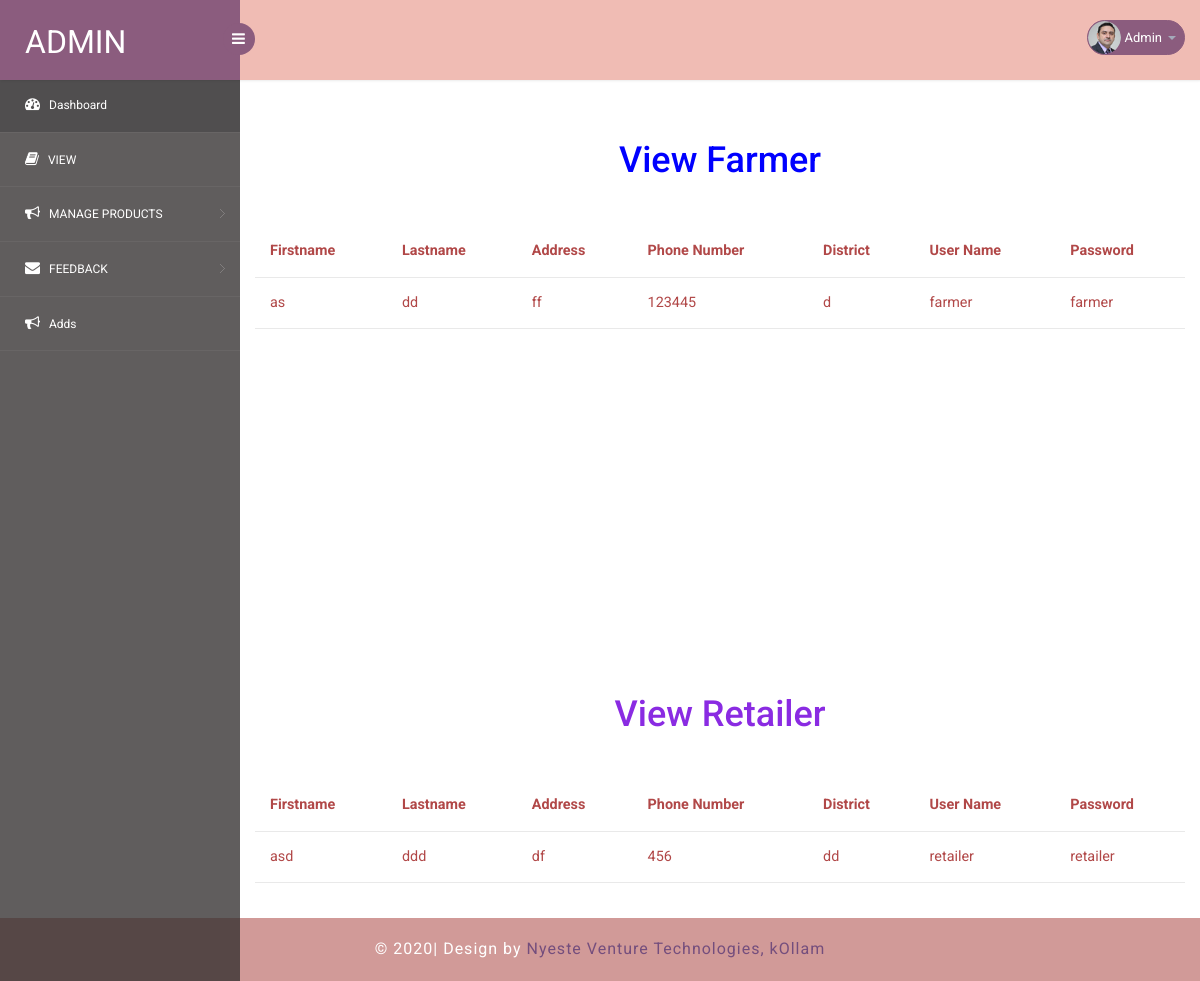
The page /admin/view_user.php on the database its author committed.
### tables this page shows
CREATE TABLE IF NOT EXISTS `farmer` (
  `id` int(11) NOT NULL AUTO_INCREMENT,
  `farmer_fname` varchar(50) NOT NULL,
  `farmer_lname` varchar(50) NOT NULL,
  `farmer_address` varchar(100) NOT NULL,
  `farmer_phone` bigint(20) NOT NULL,
  `farmer_district` varchar(50) NOT NULL,
  PRIMARY KEY (`id`),
  UNIQUE KEY `farmer_phone` (`farmer_phone`)
);

CREATE TABLE IF NOT EXISTS `retailer` (
  `id` int(11) NOT NULL AUTO_INCREMENT,
  `user_fname` varchar(50) NOT NULL,
  `user_lname` varchar(50) NOT NULL,
  `user_address` varchar(100) NOT NULL,
  `user_phone` bigint(11) NOT NULL,
  `user_district` varchar(50) NOT NULL,
  PRIMARY KEY (`id`),
  UNIQUE KEY `user_phone` (`user_phone`)
);

### admin/view_user.php (the view)
<?php
require_once './admin_nav.php';
require_once '../config/conn.php';
?>
<section id="main-content">
	<section class="wrapper">
            <div style="height: 600px;">
		<br><br>
                <h1 style="text-align: center;color: blue;">View Farmer</h1><br><br>
                <div>
                    <table class="table table-hover" style="color: green">
    <thead>
      <tr>
        <th>Firstname</th>
        <th>Lastname</th>
        <th>Address</th>
        <th>Phone Number</th>
        <th>District</th>
        <th>User Name</th>
        <th>Password</th>
      </tr>
    </thead>
    <tbody>
      <?php
  $sql="SELECT `farmer_fname`,`farmer_lname`,`farmer_address`,`farmer_phone`,`farmer_district`,`username`,`password`,`log_id` from farmer,login WHERE farmer.id=login.reg_id AND login.status='1' AND login.user_type='Farmer'";
    $res=$con->query($sql);
  if($res->num_rows>0)
{
    while($row=$res->fetch_assoc())
    {?>
    <tr>
          <td><?php echo $row['farmer_fname'];?></td>
          <td><?php echo $row['farmer_lname'];?></td>
    <td><?php echo $row['farmer_address'];?></td>
<td><?php echo $row['farmer_phone'];?></td>
<td><?php echo $row['farmer_district'];?></td>
<td><?php echo $row['username'];?></td>
<td><?php echo $row['password'];?></td>
                 <?php
    }
}
?>
    </tbody>
  </table>
                </div>
            </div>
            <div>
<h1 style="text-align: center;color: blueviolet;">View Retailer</h1><br><br>
                <div>
                    <table class="table table-hover" style="color: green">
    <thead>
      <tr>
        <th>Firstname</th>
        <th>Lastname</th>
        <th>Address</th>
        <th>Phone Number</th>
        <th>District</th>
        <th>User Name</th>
        <th>Password</th>
      </tr>
    </thead>
    <tbody>
      <?php
  $sql="SELECT `user_fname`,`user_lname`,`user_address`,`user_phone`,`user_district`,`log_id`,`username`,`password` from retailer,login where retailer.id=login.reg_id AND login.status=1 and login.user_type='Retailer'";
    $res=$con->query($sql);
  if($res->num_rows>0)
{
    while($row=$res->fetch_assoc())
    {?>
    <tr>
          <td><?php echo $row['user_fname'];?></td>
          <td><?php echo $row['user_lname'];?></td>
    <td><?php echo $row['user_address'];?></td>
<td><?php echo $row['user_phone'];?></td>
<td><?php echo $row['user_district'];?></td>
<td><?php echo $row['username'];?></td>
<td><?php echo $row['password'];?></td>
                 <?php
    }
}
?>
    </tbody>
  </table>
                </div>
            </div>
</section>
</section>
            <div class="footer">
			<div class="wthree-copyright">
                            <p style="text-align: center">© 2020| Design by <a href="http://w3layouts.com">Nyeste Venture Technologies, kOllam</a></p>
			</div>
		  </div>

### admin/admin_temp/css/style.css (style rules this page uses)
h4, h5, h6, h1, h2, h3 { margin: 0; }
p { margin: 0; }
html, body { font-family: 'Roboto', sans-serif; font-size: 100%; overflow-x: hidden; background: url(../images/bg.jpg) no-repeat 0px 0px; background-size:cover; }
body a { transition: 0.5s all ease; -webkit-transition: 0.5s all ease; -moz-transition: 0.5s all ease; -o-transition: 0.5s all ease; -ms-transition: 0.5s all ease; text-decoration:none; }
h1,h2,h3,h4,h5,h6 { margin:0; }
p { margin:0; }
#main-content { margin-left:240px; -webkit-transition:all .3s ease-in-out; -moz-transition:all .3s ease-in-out; -o-transition:all .3s ease-in-out; transition:all .3s ease-in-out; }
.footer { background: #d19a98; padding: 20px; }
.footer p { color: #fff; letter-spacing: 1px; }
.footer p a { color: #744e7d; }
.wrapper { display:inline-block; margin-top:80px; padding:15px; width:100%; }
.table>thead>tr>th { border-bottom: 1px solid #e1ab91 ! important; }
.table>tbody>tr>td, .table>tbody>tr>th, .table>tfoot>tr>td, .table>tfoot>tr>th, .table>thead>tr>td, .table>thead>tr>th { border-bottom: 1px solid #e9e9e9 ! important; }
.table > thead > tr > th, .table > tbody > tr > th, .table > tfoot > tr > th, .table > thead > tr > td, .table > tbody > tr > td, .table > tfoot > tr > td { border-top: none !important; }
.table td, .table>tbody>tr>td, .table>tbody>tr>th, .table>tfoot>tr>td, .table>tfoot>tr>th, .table>thead>tr>td, .table>thead>tr>th { padding: 15px!important; }
.table > thead > tr > th, .table > tbody > tr > th, .table > tfoot > tr > th, .table > thead > tr > td, .table > tbody > tr > td, .table > tfoot > tr > td { font-size: 0.9em; color:#b14848;; border-top: none !important; }

### rows shown on the page
farmer: farmer_fname "as", farmer_lname "dd", farmer_address "ff", farmer_phone "123445", farmer_district "d", login.username "farmer", login.password "farmer"
retailer: user_fname "asd", user_lname "ddd", user_address "df", user_phone "456", user_district "dd", login.username "retailer", login.password "retailer"
